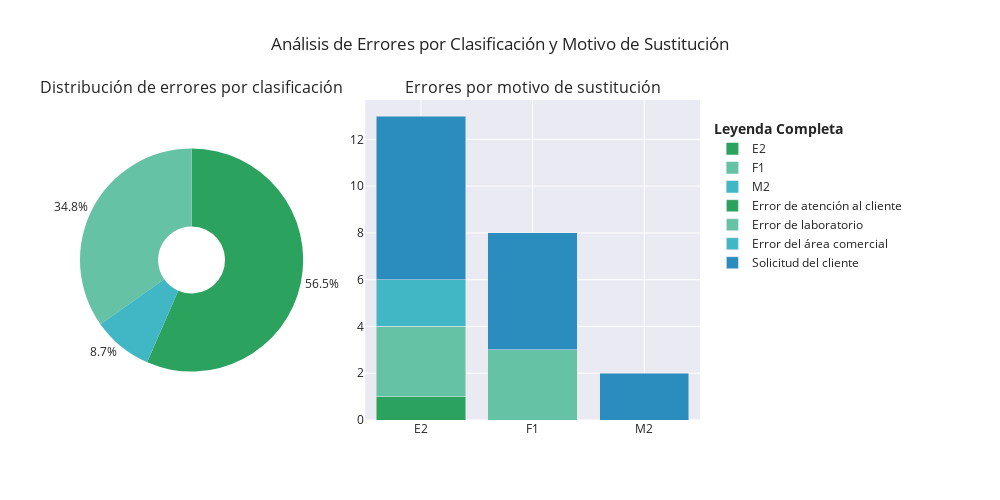

Notebook code cell kept with this figure:
### Markdown cell above
### Se comparan los distintos tipos de errores de sustitución por clasificación de equipo

### Code cell
# Total por clasificación para el gráfico de pastel
totales_por_clasificacion = errores_por_classification_melted.groupby('classification')['Cantidad'].sum().reset_index()

# Datos agrupados para la barra apilada
df_bar = errores_por_classification_melted.groupby(['classification', 'Motivo de sustitución'])['Cantidad'].sum().reset_index()

# Paleta personalizada de 4 colores en tonos verdiazules
color_sequence = ['#2ca25f', '#66c2a4', '#41b6c4', '#2b8cbe']

# Obtener los motivos de sustitución
motivos = df_bar['Motivo de sustitución'].unique()

# Asignar un color a cada motivo (si hay más motivos que colores, se ciclará la paleta)
color_dict = {motivo: color_sequence[i % len(color_sequence)] for i, motivo in enumerate(motivos)}

# ----- Crear Figura con Subplots -----
fig = make_subplots(
    rows=1, cols=2,
    column_widths=[0.4, 0.6],
    specs=[[{"type": "domain"}, {"type": "xy"}]],
    subplot_titles=("Distribución de errores por clasificación", "Errores por motivo de sustitución")
)

# ----- Agregar Gráfico de Pastel -----
fig.add_trace(go.Pie(
    labels=totales_por_clasificacion['classification'],
    values=totales_por_clasificacion['Cantidad'],
    hole=0.3,
    marker=dict(
        # Asigna colores a cada clasificación a partir de la paleta (se utiliza el mismo orden de la paleta)
        colors=[color_sequence[i % len(color_sequence)] for i in range(len(totales_por_clasificacion))]
    ),
    hovertemplate=(
        '<b>Clasificación:</b> %{label}<br>' +
        '<b>Total Errores:</b> %{value}<br>' +
        '<b>Porcentaje:</b> %{percent:.1%}<extra></extra>'
    ),
    textinfo='percent',
    textposition='outside',
    showlegend=True
), row=1, col=1)

# ----- Agregar Gráfico de Barras Apiladas -----
for motivo in motivos:
    df_filtrado = df_bar[df_bar['Motivo de sustitución'] == motivo]
    fig.add_trace(go.Bar(
        x=df_filtrado['classification'],
        y=df_filtrado['Cantidad'],
        name=motivo,
        marker_color=color_dict[motivo],
        hovertemplate=(
            '<b>Clasificación:</b> %{x}<br>' +
            f'<b>Motivo:</b> {motivo}<br>' +
            '<b>Cantidad:</b> %{y}<extra></extra>'
        ),
    ), row=1, col=2)

# ----- Actualizar Layout General -----
fig.update_layout(
    barmode='stack',
    title_text="Análisis de Errores por Clasificación y Motivo de Sustitución",
    template='seaborn',
    height=500,
    width=1000,
    # Posicionar la leyenda para que se muestre completa
    legend=dict(
        title_text='<b>Leyenda Completa</b>',
        yanchor="top",
        y=0.95,
        xanchor="left",
        x=1.02,
        traceorder='normal'
    ),
    margin=dict(r=300)
)

fig.show()

### Figure 1 — Plotly figure (JSON) as saved in the notebook; plotly's stock layout.template omitted (floating-point values rounded to 4 significant figures)
{"data": [{"domain": {"x": [0, 0.36], "y": [0, 1]}, "hole": 0.3, "hovertemplate": "<b>Clasificación:</b> %{label}<br><b>Total Errores:</b> %{value}<br><b>Porcentaje:</b> %{percent:.1%}<extra></extra>", "labels": ["E2", "F1", "M2"], "marker": {"colors": ["#2ca25f", "#66c2a4", "#41b6c4"]}, "showlegend": true, "textinfo": "percent", "textposition": "outside", "type": "pie", "values": [13, 8, 2]}, {"hovertemplate": "<b>Clasificación:</b> %{x}<br><b>Motivo:</b> Error de atención al cliente<br><b>Cantidad:</b> %{y}<extra></extra>", "marker": {"color": "#2ca25f"}, "name": "Error de atención al cliente", "type": "bar", "x": ["E2", "F1", "M2"], "xaxis": "x", "y": [1, 0, 0], "yaxis": "y"}, {"hovertemplate": "<b>Clasificación:</b> %{x}<br><b>Motivo:</b> Error de laboratorio<br><b>Cantidad:</b> %{y}<extra></extra>", "marker": {"color": "#66c2a4"}, "name": "Error de laboratorio", "type": "bar", "x": ["E2", "F1", "M2"], "xaxis": "x", "y": [3, 3, 0], "yaxis": "y"}, {"hovertemplate": "<b>Clasificación:</b> %{x}<br><b>Motivo:</b> Error del área comercial<br><b>Cantidad:</b> %{y}<extra></extra>", "marker": {"color": "#41b6c4"}, "name": "Error del área comercial", "type": "bar", "x": ["E2", "F1", "M2"], "xaxis": "x", "y": [2, 0, 0], "yaxis": "y"}, {"hovertemplate": "<b>Clasificación:</b> %{x}<br><b>Motivo:</b> Solicitud del cliente<br><b>Cantidad:</b> %{y}<extra></extra>", "marker": {"color": "#2b8cbe"}, "name": "Solicitud del cliente", "type": "bar", "x": ["E2", "F1", "M2"], "xaxis": "x", "y": [7, 5, 2], "yaxis": "y"}], "layout": {"annotations": [{"font": {"size": 16}, "showarrow": false, "text": "Distribución de errores por clasificación", "x": 0.18, "xanchor": "center", "xref": "paper", "y": 1, "yanchor": "bottom", "yref": "paper"}, {"font": {"size": 16}, "showarrow": false, "text": "Errores por motivo de sustitución", "x": 0.73, "xanchor": "center", "xref": "paper", "y": 1, "yanchor": "bottom", "yref": "paper"}], "barmode": "stack", "height": 500, "legend": {"title": {"text": "<b>Leyenda Completa</b>"}, "traceorder": "normal", "x": 1.02, "xanchor": "left", "y": 0.95, "yanchor": "top"}, "margin": {"r": 300}, "title": {"text": "Análisis de Errores por Clasificación y Motivo de Sustitución"}, "width": 1000, "xaxis": {"anchor": "y", "domain": [0.46, 1]}, "yaxis": {"anchor": "x", "domain": [0, 1]}}}
